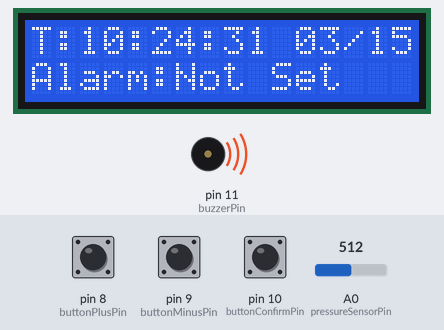
The sketch below on a simulated Arduino Uno, built with avr-gcc and run on an emulated ATmega328P. On the bench: 16×2 character LCD, buzzer (waves = sounding, pin HIGH). The test bench sets the inputs (shaded band); at power-on: pin 10 (buttonConfirmPin) HIGH, pin 8 (buttonPlusPin) HIGH, pin 9 (buttonMinusPin) HIGH, A0 (pressureSensorPin) = 512. The local clock reads 2024-03-15 10:24:30 at power-on unless the sketch sets it; what the sketch prints to the serial monitor is not drawn.

Above: at 1.2 s.
1.3 s: pin 10 (buttonConfirmPin) pulled LOW for 0.15 s
At 2.0 s:
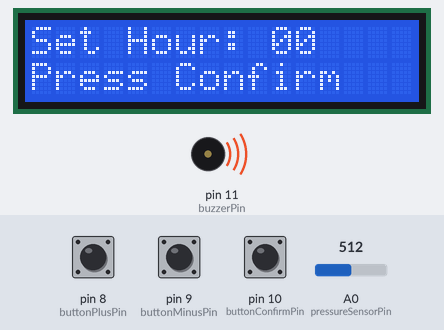
2.9 s: pin 10 (buttonConfirmPin) pulled LOW for 1 s
At 4.2 s:
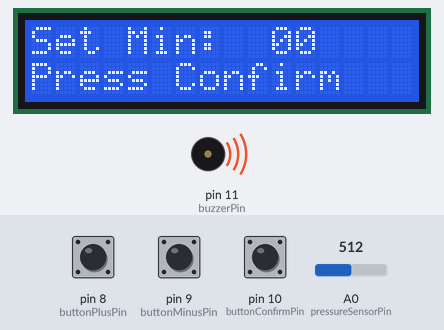
5.4 s: pin 10 (buttonConfirmPin) pulled LOW for 0.15 s
At 6.3 s:
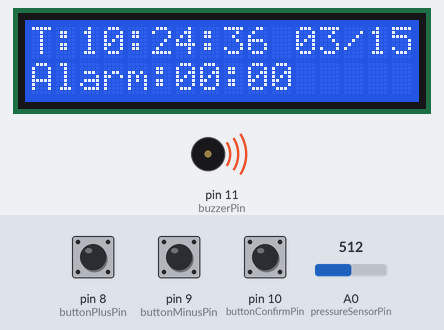
8.5 s: pin 10 (buttonConfirmPin) pulled LOW for 3.2 s
At 9.2 s:
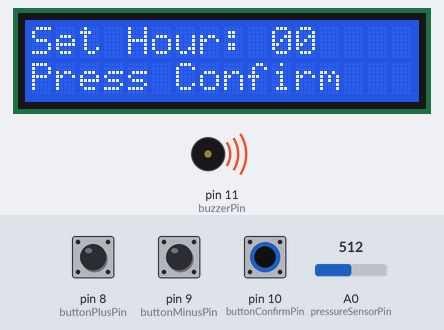
13.2 s: pin 8 (buttonPlusPin) pulled LOW for 0.15 s
At 13.7 s:
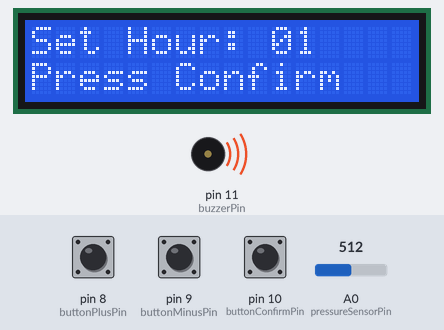
14.8 s: pin 8 (buttonPlusPin) pulled LOW for 1 s
At 16.0 s:
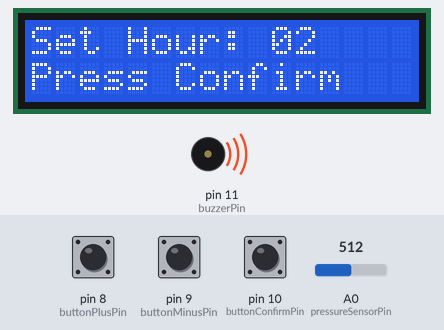
Timing chart, 0 to 17.8 s (numbered marks = the images above; inputs shaded):
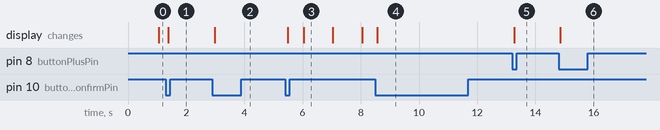

The sketch:

Smart-Medication-Reminder.ino
```cpp
#include <Wire.h>
#include <RTClib.h>
#include <LiquidCrystal_I2C.h>  // I2C LCD Library

// Initialize LCD (Address 0x27, 16 columns, 2 rows)
LiquidCrystal_I2C lcd(0x27, 16, 2);

RTC_DS3231 rtc;

// Define Button Pins
const int buttonPlusPin = 8;      // "+" Button
const int buttonMinusPin = 9;     // "-" Button
const int buttonConfirmPin = 10;  // "Confirm" Button

// Buzzer Pin
const int buzzerPin = 11;

// Pressure Sensor Pin (FSR)
const int pressureSensorPin = A0;

// Reminder Time Variables
int reminderHour = 0;
int reminderMin = 0;
bool reminderSet = false;  // Flag: Is the reminder time set?
bool alarmActive = false;  // Flag: Is the alarm currently ringing?

// State Tracking Variables
bool bottleLifted = false;         // Flag: Has the bottle been lifted?
bool alarmTriggeredToday = false;  // Flag: Has today's alarm already triggered?
int previousDay = -1;              // To track day changes

DateTime nextReminderTime;  // Timestamp for the next scheduled alarm

// Finite State Machine (FSM) for Menu System
enum State {
  NORMAL,     // Normal Clock Display Mode
  SET_HOUR,   // Set Hour Mode
  SET_MINUTE  // Set Minute Mode
};
State currentState = NORMAL;

// Button Debouncing Variables
int ButtonPlusState;
int ButtonMinusState;
int ButtonConfirmState;

int lastButtonPlusState = HIGH;
int lastButtonMinusState = HIGH;
int lastButtonConfirmState = HIGH;

unsigned long lastDebounceTimePlus = 0;
unsigned long lastDebounceTimeMinus = 0;
unsigned long lastDebounceTimeConfirm = 0;
const unsigned long debounceDelay = 10;  // Debounce delay (ms)

void setup() {
  // Initialize Serial for debugging
  Serial.begin(9600);

  // Initialize LCD
  lcd.init();       // Init LCD
  lcd.backlight();  // Turn on backlight

  // Initialize RTC Module
  if (!rtc.begin()) {
    lcd.print("Couldn't find RTC");
    while (1); // Halt if RTC missing
  }

  if (rtc.lostPower()) {
    lcd.print("RTC lost power!");
    // Automatically set time to compile time
    rtc.adjust(DateTime(__DATE__, __TIME__));
  }

  // Set Pin Modes
  pinMode(buttonPlusPin, INPUT_PULLUP);
  pinMode(buttonMinusPin, INPUT_PULLUP);
  pinMode(buttonConfirmPin, INPUT_PULLUP);
  pinMode(buzzerPin, OUTPUT);
  pinMode(pressureSensorPin, INPUT);

  // Ensure buzzer is OFF initially (Active LOW)
  digitalWrite(buzzerPin, HIGH);
}

void loop() {
  DateTime now = rtc.now();

  // Read Pressure Sensor (Force Sensitive Resistor)
  int pressureValue = analogRead(pressureSensorPin);
  Serial.println(pressureValue);

  // Check Button Inputs
  checkButtons();

  // Day Change Logic: Reset daily alarm flags at midnight
  if (now.day() != previousDay) {
    previousDay = now.day();
    alarmTriggeredToday = false;  // Reset trigger flag for new day
    bottleLifted = false;         // Reset bottle status
  }

  // State Machine Logic
  switch (currentState) {
    case NORMAL:
      // Display Current Time
      lcd.setCursor(0, 0);
      lcd.print("T:");
      printDigits(now.hour());
      lcd.print(":");
      printDigits(now.minute());
      lcd.print(":");
      printDigits(now.second());
      lcd.print(" ");

      // Display Date (MM/DD)
      printDigits(now.month());
      lcd.print("/");
      printDigits(now.day());

      // Display Alarm Time
      lcd.setCursor(0, 1);
      lcd.print("Alarm:");
      if (reminderSet) {
        printDigits(reminderHour);
        lcd.print(":");
        printDigits(reminderMin);
        lcd.print("   ");  // Clear trailing characters
      } else {
        lcd.print("Not Set   ");
      }

      // Alarm Trigger Logic
      if (reminderSet && !alarmTriggeredToday) {
        if (now.unixtime() >= nextReminderTime.unixtime()) {
          alarmActive = true;          // Activate Alarm
          alarmTriggeredToday = true;  // Mark as triggered for today
          bottleLifted = false;        // Reset bottle lift status

          // Schedule next alarm for tomorrow
          nextReminderTime = nextReminderTime + TimeSpan(1, 0, 0, 0);
        }
      }

      // Alarm Active Logic (Ringing)
      if (alarmActive) {
        // Sound the buzzer pattern
        buzzer2();

        // Check if bottle is lifted (Threshold < 20 means no pressure)
        if (pressureValue < 20 && !bottleLifted) {
          // Bottle Lifted Action
          digitalWrite(buzzerPin, HIGH);  // Turn OFF Buzzer
          bottleLifted = true;            // Mark bottle as lifted
          alarmActive = false;            // Deactivate Alarm state
        }
      } else {
        // Ensure buzzer stays off when not active
        digitalWrite(buzzerPin, HIGH);
      }
      break;

    case SET_HOUR:
      // UI for Setting Hour
      lcd.setCursor(0, 0);
      lcd.print("Set Hour: ");
      printDigits(reminderHour);
      lcd.print("    ");

      lcd.setCursor(0, 1);
      lcd.print("Press Confirm");
      break;

    case SET_MINUTE:
      // UI for Setting Minute
      lcd.setCursor(0, 0);
      lcd.print("Set Min:  ");
      printDigits(reminderMin);
      lcd.print("    ");

      lcd.setCursor(0, 1);
      lcd.print("Press Confirm");
      break;
  }
}

// Helper: Print digits with leading zero if needed
void printDigits(int digits) {
  if (digits < 10)
    lcd.print('0');
  lcd.print(digits);
}

// Function to handle button inputs and state transitions
void checkButtons() {
  int readingPlus = digitalRead(buttonPlusPin);
  int readingMinus = digitalRead(buttonMinusPin);
  int readingConfirm = digitalRead(buttonConfirmPin);

  // --- "+" Button Logic ---
  if (readingPlus != lastButtonPlusState) {
    lastDebounceTimePlus = millis();
  }
  if ((millis() - lastDebounceTimePlus) > debounceDelay) {
    if (readingPlus != ButtonPlusState) {
      ButtonPlusState = readingPlus;
      if (ButtonPlusState == LOW) { // Pressed
        if (currentState == SET_HOUR) {
          reminderHour = (reminderHour + 1) % 24;
        } else if (currentState == SET_MINUTE) {
          reminderMin = (reminderMin + 1) % 60;
        }
      }
    }
  }
  lastButtonPlusState = readingPlus;

  // --- "-" Button Logic ---
  if (readingMinus != lastButtonMinusState) {
    lastDebounceTimeMinus = millis();
  }
  if ((millis() - lastDebounceTimeMinus) > debounceDelay) {
    if (readingMinus != ButtonMinusState) {
      ButtonMinusState = readingMinus;
      if (ButtonMinusState == LOW) { // Pressed
        if (currentState == SET_HOUR) {
          reminderHour = (reminderHour + 23) % 24;  // Handle negative wrapping
        } else if (currentState == SET_MINUTE) {
          reminderMin = (reminderMin + 59) % 60;
        }
      }
    }
  }
  lastButtonMinusState = readingMinus;

  // --- "Confirm" Button Logic (State Switcher) ---
  if (readingConfirm != lastButtonConfirmState) {
    lastDebounceTimeConfirm = millis();
  }
  if ((millis() - lastDebounceTimeConfirm) > debounceDelay) {
    if (readingConfirm != ButtonConfirmState) {
      ButtonConfirmState = readingConfirm;
      if (ButtonConfirmState == LOW) { // Pressed
        if (currentState == NORMAL) {
          currentState = SET_HOUR;  // Enter Setup Mode
        } else if (currentState == SET_HOUR) {
          currentState = SET_MINUTE;  // Move to Minute Setup
        } else if (currentState == SET_MINUTE) {
          currentState = NORMAL;  // Save and Exit
          reminderSet = true;     // Flag set
          alarmActive = false;
          bottleLifted = false;
          alarmTriggeredToday = false;  // Reset daily flag for new time

          // Calculate initial next reminder time
          DateTime now = rtc.now();
          nextReminderTime = DateTime(now.year(), now.month(), now.day(), reminderHour, reminderMin, 0);

          // If time passed today, schedule for tomorrow
          if (now.unixtime() >= nextReminderTime.unixtime()) {
            nextReminderTime = nextReminderTime + TimeSpan(1, 0, 0, 0);
          }
        }
      }
    }
  }
  lastButtonConfirmState = readingConfirm;
}

// Buzzer Pattern Generator
void buzzer2() {
  digitalWrite(buzzerPin, LOW);  // ON
  delay(60);
  digitalWrite(buzzerPin, HIGH); // OFF
  delay(60);
}
```

Measured:
- after the input at 1.3 s, the display: changes after 0.09 s (image 1)
- after the input at 2.9 s, the display: changes after 0.08 s (image 2)
- after the input at 5.4 s, the display: first changes after 0.09 s (image 3 shows a later state)
- after the input at 8.5 s, the display: changes after 0.07 s (image 4)
- after the input at 13.2 s, the display: changes after 0.07 s (image 5)
- after the input at 14.8 s, the display: changes after 0.06 s (image 6)
- what the display in image 3 shows lasts 1.0 s, from 6.0 s to 7.0 s
